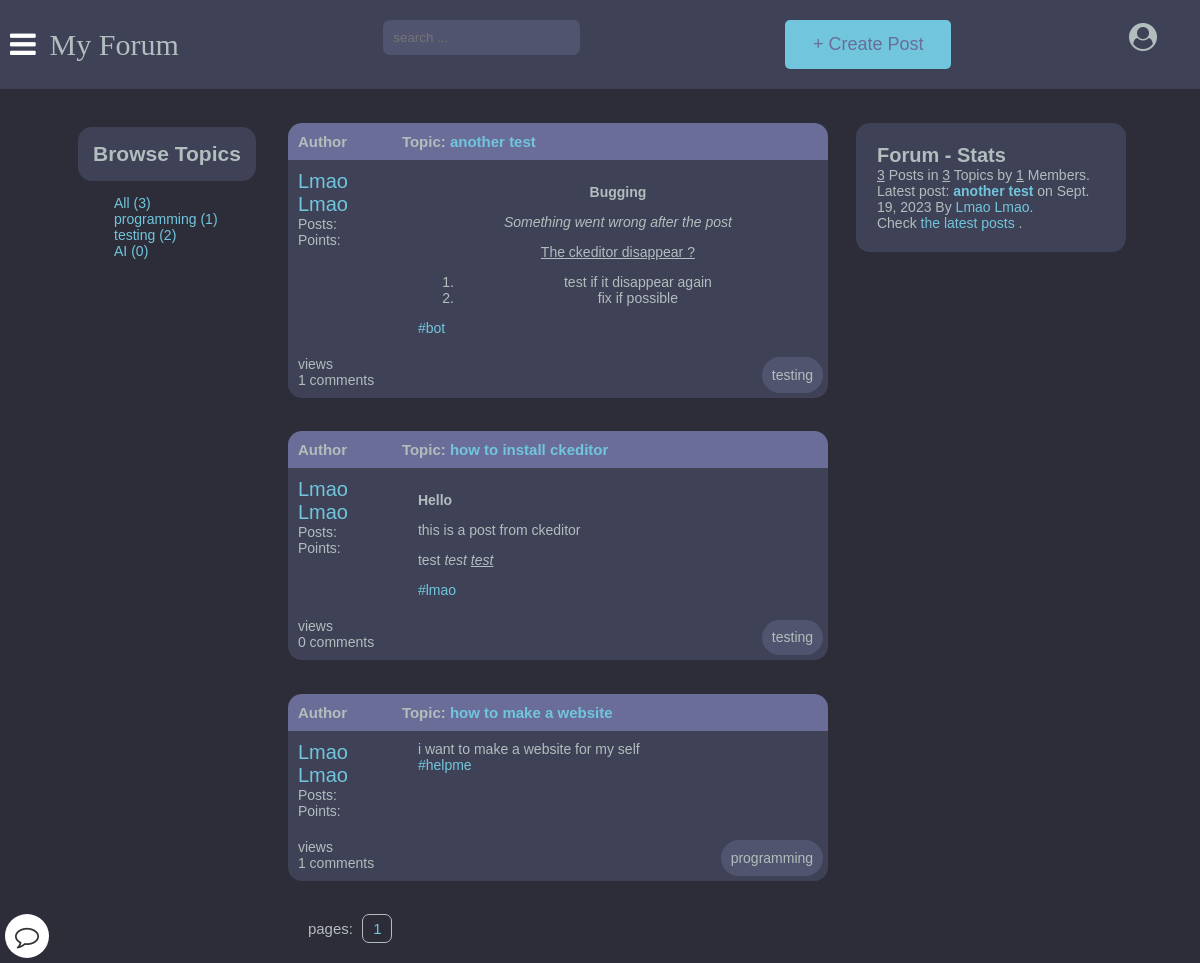
The page / on the database its author committed.
### main/models.py (models this page shows, shortened)
class Category(models.Model):
    title = models.CharField(max_length=50)
    slug = models.SlugField(max_length=400, unique=True, blank=True)
    description = models.TextField(default="description")
    class Meta:
        verbose_name_plural = "categories"
    @property
    def num_posts(self):
        return Post.objects.filter(categories=self).count()

class Post(models.Model):
    title = models.CharField(max_length=400)
    slug = models.SlugField(max_length=400, unique=True, blank=True)
    user = models.ForeignKey(Author, on_delete=models.CASCADE)
    content = HTMLField()
    categories = models.ManyToManyField(Category)
    date = models.DateTimeField(auto_now_add=True)
    approved = models.BooleanField(default=True)
    image = models.ImageField(upload_to='post_images', blank=True, null=True)
    hit_count_generic = GenericRelation(HitCount, object_id_field='object_pk',
        related_query_name='hit_count_generic_relation'
    )
    tags = TaggableManager()
    comments = models.ManyToManyField(Comment, blank=True)
    def get_url(self):
        return reverse("detail", kwargs={
            "slug":self.slug
        })
    class Meta:
        ordering = ['-date']
    @property
    def num_comments(self):
        return self.comments.count()

class Author(models.Model):
    user = models.ForeignKey(User, on_delete=models.CASCADE)
    fullname = models.CharField(max_length=40, blank=True)
    slug = models.SlugField(max_length=400, unique=True, blank=True)
    bio = HTMLField(default='none')
    points = models.IntegerField(default=0)
    email = models.EmailField(unique=False,default="example@gmail.com", validators=[EmailValidator(message="Invalid email format")])
    profile_pic = ResizedImageField(size=[400, 400], quality=100, upload_to="authors", default="defaults/default_profile_pic.jpg", null=True, blank=False)

### register/checkprofile.py (the view)
    def decorated_view_func(request, *args, **kwargs):
        if not check_profile_completion(request.user):
            return redirect('update_profile')
        return view_func(request, *args, **kwargs)

### register/checkprofile.py (called while the page is built)
def profile_completion_required(view_func):
    def check_profile_completion(user):
        if not user.is_authenticated:
            return True
        try:
            author = Author.objects.get(user=user)
            return author.fullname and author.bio
        except Author.DoesNotExist:
            return False
    def decorated_view_func(request, *args, **kwargs):
        if not check_profile_completion(request.user):
            return redirect('update_profile')
        return view_func(request, *args, **kwargs)
    return decorated_view_func

### templates/forums.html (shortened to what this page needs)
{% extends 'base.html' %}
{% load hitcount_tags %}
{% block content %}
    <div class="container">
        <div class="desktop-category">
            {% include 'category.html' %}
        </div>
            <div id="collum2">
            {% for post in posts %}
            <div class="head">
                <div class="authors">Author</div>
                <div class="content">Topic: <a href="{{post.get_url}}">{{post.title}}</a>
                </div>
            </div>
                <div class="body">
                    <div class="authors">
                        <div class="username"><a href="{% url 'other_profile' post.user.slug %}">{{post.user.fullname|title}}</a></div>
                        <div>Posts: <u>{{comment.user.num_posts}}</u></div>
                        <div>Points: <u>{{comment.user.points}}</u></div>
                    </div>
                    <div class="content">
                        {{post.content|safe}}
                        <div>
                        {% for tag in post.tags.all %}
                            <a href="{% url 'tagged_posts' tag.slug %}">#{{ tag.name }}</a>
                        {% endfor %}
                        </div>
                    </div>
                </div>
                <div class="bottom">
                    <span> {% get_hit_count for post %} views <br> {{post.num_comments}} comments</span>
                    <div class="info-bottom-right">
                        {% for category in post.categories.all %}
                            {{ category.title }}
                        {% endfor %}
                    </div>
                </div>
            {% endfor %}
            {% if posts %}
                <div class="pagination">
                    pages:
                    {% for num_page in posts.paginator.page_range %}
                        {% if num_page == posts.number %}
                            <a href="?page={{ num_page }}&q={{ q }}" class="current-page" style="color: #71c6dd;">{{ num_page }}</a>
                        {% endif %}
                    {% endfor %}
                </div>
            {% endif %}
        </div>
        <div class="forum-info">
            <div class="chart">
                Forum - Stats &nbsp;
            </div>
            <span><u>{{num_posts}}</u> Posts in <u>{{num_categories}}</u> Topics by <u>{{num_users}}</u> Members.</span><br>
            <span>Latest post:
            <b>
                {% if last_post.user.slug %}
                    <a href="{{last_post.get_url}}">{{last_post.title}}</a>
                {% else %}
                    {{ last_post.title }}
                {% endif %}
            </b> on
            {{last_post.date|date}} By
            {% if last_post.user.slug %}
                <a href="{% url 'other_profile' last_post.user.slug %}">{{last_post.user.fullname|title}}</a></span>.<br>
            {% else %}
                {{ last_post.user.fullname|title }}
            {% endif %}
            <span>Check <a href="{% url 'latest_posts' %}">the latest posts</a> .</span><br>
        </div>
    </div>
    {% endblock content %}

### templates/category.html
<div class="category">
    <div class="subforum-description subforum-column">
        <h2>Browse Topics</h2>
    </div>
    <ul style="list-style-type: none;">
        <li>
            <a href="{% url 'home' %}" class="active">All <span>({{num_posts}})</span></a>
        </li>
        {% for forum in forums %}
        <li>
            <a href="{% url 'home' %}?q={{forum.title}}">{{forum.title}} <span>({{forum.num_posts}})</span></a>
        </li>
        {% endfor %}
    </ul>
</div>

### static/style.css (style rules this page uses)
:root { --color-main: #71c6dd; --color-main-light: #e1f6fb; --color-dark: #3f4156; --color-dark-medium: #51546e; --color-dark-light: #696d97; --color-light: #e5e5e5; --color-gray: #8b8b8b; --color-light-gray: #b2bdbd; --color-bg: #2d2d39; --color-success: #5dd693; --color-error: #fc4b0b; }
* { box-sizing: border-box; }
html { font-size: 14px; font-family: Arial, Helvetica, sans-serif; background-color:var(--color-bg); color:var(--color-light-gray); }
a { display: inline-block; color: var(--color-main); text-decoration: none; }
div { display: block; }
#collum2 { flex-basis: 50%; }
.container > .forum-info { flex-basis: 25%; background-color: var(--color-dark); border-radius: 1rem; padding: 1.5rem; }
.info-bottom-right { position: absolute; background-color: var(--color-dark-medium); bottom: 0; right: 0; margin: 5px; padding: 0.7rem; border-radius: 5rem; }
.desktop-category { display: block; }
.bottom { display: flex; background-color: var(--color-dark); padding: 10px; position: relative; margin-bottom: 2.4rem; border-bottom-left-radius: 1rem; border-bottom-right-radius: 1rem; }
.container { margin: auto; max-width: 120rem; width: 90%; display: flex; justify-content: space-around; align-items: flex-start; margin-top: 2.4rem; }
.subforum-column { padding: 15px; margin:4px; border-radius: 1rem; background-color: var(--color-dark); }
.subforum-description * { margin-block: 0; }
.chart { font-size:20px; font-weight:bold; }
.pagination { padding: 0px 20px 20px 20px; font-size: 15px; }
.pagination a { color: var(--color-light-gray); margin-inline: 5px; padding: 5px 10px; border: solid 0.5px var(--color-light-gray); border-radius: 0.5rem; }
.head { display: flex; background-color: var(--color-dark-light); padding: 10px; font-weight: bold; font-size: 15px; border-top-left-radius: 1rem; border-top-right-radius: 1rem; }
.authors { flex: 20%; }
.content { flex: 80%; }
.body { display: flex; background-color: var(--color-dark); padding: 10px; position: relative; }
.body .authors .username { font-size: 20px; }
body { margin:0px; background-color: var(--color-bg); }

### rows shown on the page
Category: title "programming", num_posts "1"
Category: title "testing", num_posts "2"
Category: title "AI", num_posts "0"
Post: title "another test", user.fullname "Lmao Lmao", content "Bugging Something went wrong after the post The ckeditor disappear ? test if it disappear again fix if possible", num_comments "1", date "Sept. 19, 2023"
Tag: name "bot"
Post: title "how to install ckeditor", user.fullname "Lmao Lmao", content "Hello this is a post from ckeditor test test test", num_comments "0"
Tag: name "lmao"
Post: title "how to make a website", user.fullname "Lmao Lmao", content "i want to make a website for my self", num_comments "1"
Tag: name "helpme"

### other values the page prints
{{ num_posts }} "3"
{{ num_page }} "1"
{{ num_categories }} "3"
{{ num_users }} "1"
